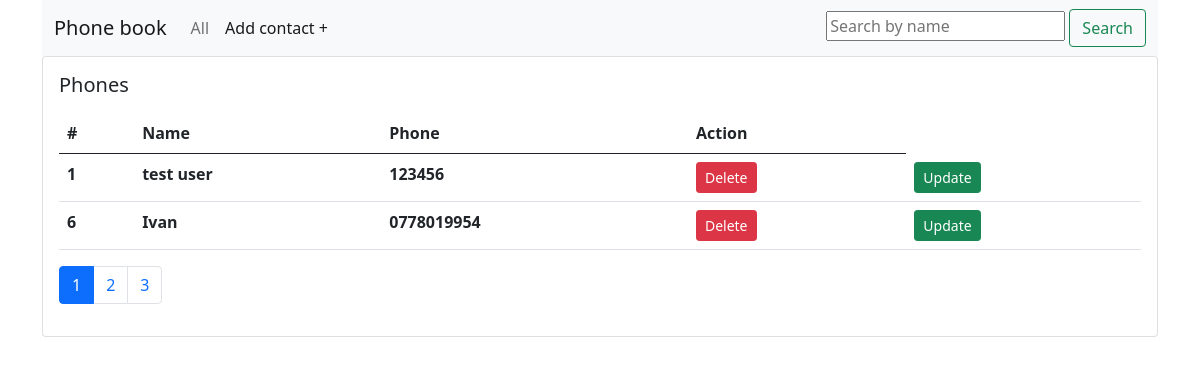
Before: / with the older database file.
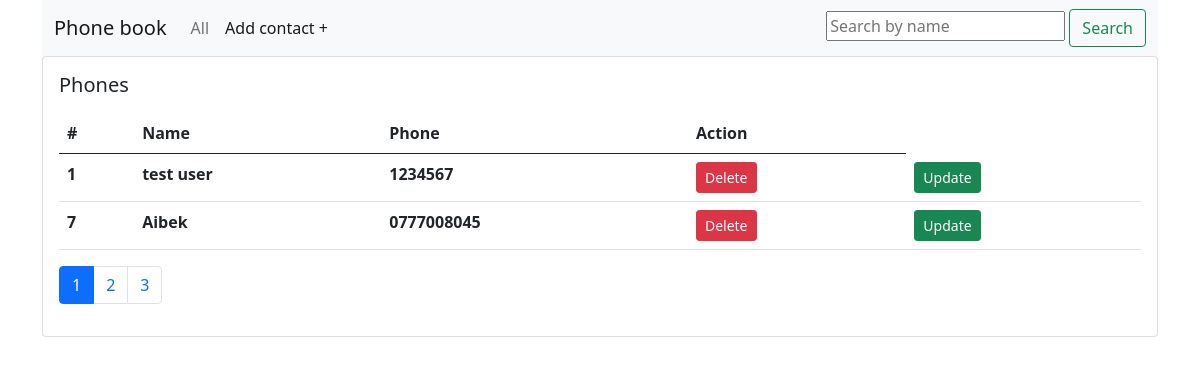
After: the same page with the newer database file.
### myphonebook/models.py (models this page shows, shortened)
class Person(models.Model):
    name = models.CharField('Name', max_length=255)
    def all_phones_to_string(self):
        return ", ".join([phone.phone for phone in self.phones.all()])

class PhoneNumber(models.Model):
    phone = models.CharField('Phone', max_length=55)
    contact = models.ForeignKey(Person, on_delete=models.CASCADE, related_name='phones')

### myphonebook/views.py (the view)
# urls.py: path('', posts_list, name='home'),
def posts_list(request):
    persons = Person.objects.all()
    paginator = Paginator(persons, 2)
    page_number = request.GET.get('page',1)
    page = paginator.get_page(page_number)
    return render(request, 'home.html', context={'persons': page})

### myphonebook/templates/home.html (shortened to what this page needs)
<!doctype html>
<html lang="en">
<head>
    <link href="https://cdn.jsdelivr.net/npm/bootstrap@5.0.0-beta2/dist/css/bootstrap.min.css" rel="stylesheet"
>
</head>
<body>
<div class="container">
    <nav class="navbar navbar-expand-lg navbar-light bg-light">
        <div class="container-fluid">
            <a class="navbar-brand" href="#">Phone book</a>
            <div class="collapse navbar-collapse" id="navbarSupportedContent">
                <ul class="navbar-nav me-auto mb-2 mb-lg-0">
                    <li class="nav-item">
                        <a class="nav-link" aria-current="page" href="{% url 'home' %}">All</a>
                    </li>
                    <li class="nav-item">
                        <a class="nav-link active" aria-current="page" href="{% url 'add' %}">Add contact +</a>
                    </li>
                </ul>
                <form action="{% url 'search_results' %}" method="get">
                    <input type="text" placeholder="Search by name" name="q">
                    <button class="btn btn-outline-success" type="submit">Search</button>
                </form>
            </div>
        </div>
    </nav>
    <div class="card">
        <div class="card-body">
            <h5 class="card-title">Phones</h5>
            <p class="card-text">
            <table class="table">
                <thead>
                <tr>
                    <th scope="col">#</th>
                    <th scope="col">Name</th>
                    <th scope="col">Phone</th>
                    <th scope="col">Action</th>
                </tr>
                </thead>
                <tbody>
                {% for person in persons %}
                <tr>
                    <th scope="row">{{ person.pk }}</th>
                    <th>{{ person.name }}</th>
                    <th>{{ person.all_phones_to_string }}</th>
                    <td><a href="{% url 'delete' person.pk %}" class="btn btn-sm btn-danger">Delete</a></td>
                    <td><a href="{% url 'update' person.pk %}" class="btn btn-sm btn-success">Update</a></td>
                </tr>
                {% endfor %}
                </tbody>
            </table>
            <nav aria-label="...">
                <ul class="pagination">
                    {% for n in persons.paginator.page_range %}
                    {% if persons.number == n %}
                    <li class="page-item active" aria-current="page">
                        <a class="page-link" href="?page={{ n }}">{{ n }}</a>
                    </li>
                    {% elif n > persons.number|add:-3 and n < persons.number|add:3 %}
                    <li class="page-item">
                        <a class="page-link" href="?page={{ n }}">{{ n }}</a>
                    </li>
                    {% endif %}
                    {% endfor %}
                </ul>
            </nav>
            </p>
        </div>
    </div>
</div>
</body>
</html>

Changed rows visible on the page:
removed Person: pk "6", name "Ivan", all_phones_to_string "0778019954"
changed through a linked row, Person "test user": all_phones_to_string "123456" → "1234567"
now on this page (row unchanged): Person: pk "7", name "Aibek", all_phones_to_string "0777008045"
